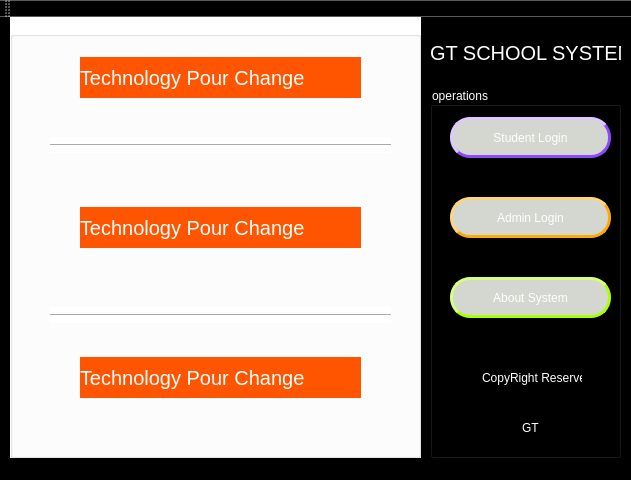
<?xml version="1.0" encoding="UTF-8"?>
<ui version="4.0">
 <class>MainWindow</class>
 <widget class="QMainWindow" name="MainWindow">
  <property name="geometry">
   <rect>
    <x>0</x>
    <y>0</y>
    <width>631</width>
    <height>480</height>
   </rect>
  </property>
  <property name="windowTitle">
   <string>Student System</string>
  </property>
  <property name="styleSheet">
   <string notr="true">background-color:rgba(0,0,0.7);
background-image:url(&quot;C:/Users/Tech Guy/Documents/QT Projects/GTSystem/img/superveloche.png&quot;);
color:rgb(255, 255, 255);</string>
  </property>
  <widget class="QWidget" name="centralWidget">
   <widget class="QGroupBox" name="groupBox_2">
    <property name="geometry">
     <rect>
      <x>10</x>
      <y>0</y>
      <width>411</width>
      <height>441</height>
     </rect>
    </property>
    <property name="styleSheet">
     <string notr="true">background-color: rgb(255, 255, 255);</string>
    </property>
    <property name="title">
     <string>About GT School</string>
    </property>
    <widget class="Line" name="line">
     <property name="geometry">
      <rect>
       <x>40</x>
       <y>120</y>
       <width>341</width>
       <height>16</height>
      </rect>
     </property>
     <property name="orientation">
      <enum>Qt::Horizontal</enum>
     </property>
    </widget>
    <widget class="Line" name="line_2">
     <property name="geometry">
      <rect>
       <x>40</x>
       <y>290</y>
       <width>341</width>
       <height>16</height>
      </rect>
     </property>
     <property name="orientation">
      <enum>Qt::Horizontal</enum>
     </property>
    </widget>
    <widget class="QLabel" name="label_5">
     <property name="geometry">
      <rect>
       <x>70</x>
       <y>340</y>
       <width>281</width>
       <height>41</height>
      </rect>
     </property>
     <property name="styleSheet">
      <string notr="true">font-size:20px;
color:rgb(255, 255, 255);
background-color: rgb(255, 85, 0);</string>
     </property>
     <property name="text">
      <string>Technology Pour Change</string>
     </property>
    </widget>
    <widget class="QLabel" name="label_6">
     <property name="geometry">
      <rect>
       <x>70</x>
       <y>190</y>
       <width>281</width>
       <height>41</height>
      </rect>
     </property>
     <property name="styleSheet">
      <string notr="true">font-size:20px;
color:rgb(255, 255, 255);
background-color: rgb(255, 85, 0);</string>
     </property>
     <property name="text">
      <string>Technology Pour Change</string>
     </property>
    </widget>
    <widget class="QLabel" name="label_7">
     <property name="geometry">
      <rect>
       <x>70</x>
       <y>40</y>
       <width>281</width>
       <height>41</height>
      </rect>
     </property>
     <property name="styleSheet">
      <string notr="true">font-size:20px;
color:rgb(255, 255, 255);
background-color: rgb(255, 85, 0);</string>
     </property>
     <property name="text">
      <string>Technology Pour Change</string>
     </property>
    </widget>
   </widget>
   <widget class="QGroupBox" name="groupBox">
    <property name="geometry">
     <rect>
      <x>430</x>
      <y>70</y>
      <width>191</width>
      <height>371</height>
     </rect>
    </property>
    <property name="title">
     <string>operations</string>
    </property>
    <widget class="QPushButton" name="dataoperations">
     <property name="geometry">
      <rect>
       <x>20</x>
       <y>110</y>
       <width>161</width>
       <height>41</height>
      </rect>
     </property>
     <property name="styleSheet">
      <string notr="true">font: 75 italic 11pt &quot;eufm10&quot;;
background-color:rgb(211, 215, 207);
border-style: outset;
 border-width: 3px;
    border-radius: 20px;
border-color: rgb(255, 170, 0);
  /*  min-width: 10em;*/
    padding: 6px;</string>
     </property>
     <property name="text">
      <string>Admin Login</string>
     </property>
    </widget>
    <widget class="QPushButton" name="registerstudent">
     <property name="geometry">
      <rect>
       <x>20</x>
       <y>190</y>
       <width>161</width>
       <height>41</height>
      </rect>
     </property>
     <property name="styleSheet">
      <string notr="true">font: 75 italic 11pt &quot;eufm10&quot;;
background-color:rgb(211, 215, 207);
border-style: outset;
 border-width: 3px;
    border-radius: 20px;
border-color: rgb(170, 255, 0);
  /*  min-width: 10em;*/
    padding: 6px;
</string>
     </property>
     <property name="text">
      <string>About System</string>
     </property>
    </widget>
    <widget class="QPushButton" name="studentdetails">
     <property name="geometry">
      <rect>
       <x>20</x>
       <y>30</y>
       <width>161</width>
       <height>41</height>
      </rect>
     </property>
     <property name="styleSheet">
      <string notr="true">font: 75 italic 11pt &quot;eufm10&quot;;
background-color:rgb(211, 215, 207);
border-style: outset;
 border-width: 3px;
    border-radius: 20px; 
border-color: rgb(140, 73, 255);
  /*  min-width: 10em;*/
    padding: 6px;</string>
     </property>
     <property name="text">
      <string>Student Login</string>
     </property>
    </widget>
    <widget class="QLabel" name="copyright">
     <property name="geometry">
      <rect>
       <x>40</x>
       <y>270</y>
       <width>121</width>
       <height>41</height>
      </rect>
     </property>
     <property name="styleSheet">
      <string notr="true">border-style: outset;
 border-width: 3px;
    border-radius: 20px;
    border-color:rgba(0,0,0,0.7);
  /*  min-width: 10em;*/
    padding: 6px;</string>
     </property>
     <property name="text">
      <string>CopyRight Reserved</string>
     </property>
    </widget>
    <widget class="QLabel" name="label_2">
     <property name="geometry">
      <rect>
       <x>80</x>
       <y>320</y>
       <width>41</width>
       <height>41</height>
      </rect>
     </property>
     <property name="styleSheet">
      <string notr="true">border-style: outset;
 border-width: 3px;
    border-radius: 20px;
    border-color:rgba(0,0,0,0.7);
  /*  min-width: 10em;*/
    padding: 6px;</string>
     </property>
     <property name="text">
      <string>GT</string>
     </property>
    </widget>
   </widget>
   <widget class="QLabel" name="label_3">
    <property name="geometry">
     <rect>
      <x>430</x>
      <y>20</y>
      <width>191</width>
      <height>31</height>
     </rect>
    </property>
    <property name="styleSheet">
     <string notr="true">font-size:20px;
color:rgb(255, 255, 255);</string>
    </property>
    <property name="text">
     <string>GT SCHOOL SYSTEM</string>
    </property>
   </widget>
  </widget>
  <widget class="QToolBar" name="mainToolBar">
   <attribute name="toolBarArea">
    <enum>TopToolBarArea</enum>
   </attribute>
   <attribute name="toolBarBreak">
    <bool>false</bool>
   </attribute>
  </widget>
  <widget class="QStatusBar" name="statusBar"/>
 </widget>
 <layoutdefault spacing="6" margin="11"/>
 <resources/>
 <connections/>
</ui>
